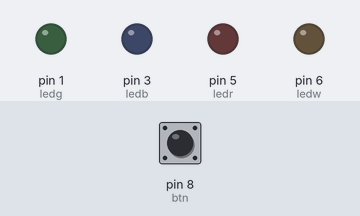
Recording of a program running on a simulated Arduino Uno, built with avr-gcc and run on an emulated ATmega328P. On the bench: output pins drawn as LEDs (lit = HIGH). Inputs (shaded band) come from the test bench; at power-on: pin 8 (btn) HIGH.

Above: at 1.2 s.
1.3 s: pin 8 (btn) pulled LOW for 0.15 s
At 2.1 s:
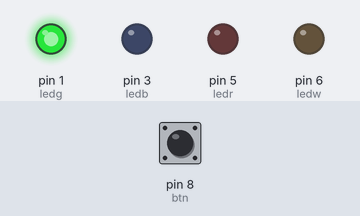
At 7.4 s:
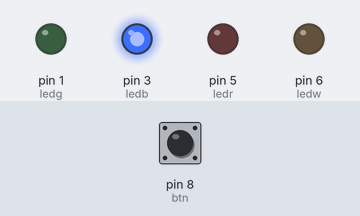
Timing chart, 0 to 19.4 s (numbered marks = the images above; inputs shaded):
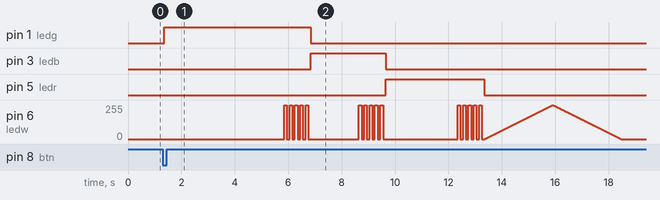

Measured:
- after the input at 1.3 s, pin 1 (ledg): LOW → HIGH after 0.05 s, → LOW 5.5 s later; pin 3 (ledb): LOW → HIGH after 5.6 s, → LOW 2.8 s later; pin 5 (ledr): LOW → HIGH after 8.4 s, → LOW 3.7 s later; pin 6 (ledw): 0/255 → 255/255 after 4.6 s, → 0/255 0.10 s later, → 255/255 0.10 s later, → 0/255 0.10 s later, … (540 changes in this stretch)

The program:

main.cpp
```cpp
#include <Arduino.h>

#define ledw 6   // LED branco
#define ledr 5   // LED vermelho
#define ledb 3   // LED azul
#define ledg 1   // LED verde
#define btn 8    // Botão
#define maximo 255
#define minimo 0

#define tempo_verde 5000
#define tempo_azul 2000
#define tempo_vermelho 3000

bool ultimoEstadoBotao = HIGH;
bool botaoPressionado = false;

void setup() {
  pinMode(ledw, OUTPUT);
  pinMode(ledr, OUTPUT);
  pinMode(ledb, OUTPUT);
  pinMode(ledg, OUTPUT);
  pinMode(btn, INPUT_PULLUP); // Usa pull-up interno, botão ligado ao GND
}

void piscar(int led, int tempo, int vezes) {
  for (int i = 0; i < vezes; i++) {
    digitalWrite(led, HIGH);
    delay(tempo);
    digitalWrite(led, LOW);
    delay(tempo);
  }
}

void acenderEApagar(int led, int tempo) {
  // Fade in
  for (int i = minimo; i <= maximo; i++) {
    analogWrite(led, i);
    delay(tempo);
  }
  // Fade out
  for (int i = maximo; i >= minimo; i--) {
    analogWrite(led, i);
    delay(tempo);
  }
}

void apagarTodos() {
  digitalWrite(ledg, LOW);
  digitalWrite(ledb, LOW);
  digitalWrite(ledr, LOW);
  digitalWrite(ledw, LOW);
}

void sequencia() {
  // Verde
  digitalWrite(ledg, HIGH);
  delay(tempo_verde * 0.9);  // 90% do tempo
  piscar(ledw, 100, 5);      // Pisca branco
  digitalWrite(ledg, LOW);

  // Azul
  digitalWrite(ledb, HIGH);
  delay(tempo_azul * 0.9);
  piscar(ledw, 100, 5);
  digitalWrite(ledb, LOW);

  // Vermelho
  digitalWrite(ledr, HIGH);
  delay(tempo_vermelho * 0.9);  // 90% do tempo
  piscar(ledw, 100, 5);         // Pisca branco
  digitalWrite(ledr, LOW);

  acenderEApagar(ledw, 10);

  apagarTodos();  // Apaga tudo no final
}

void loop() {
  bool estadoAtualBotao = digitalRead(btn);

  if (estadoAtualBotao == LOW && ultimoEstadoBotao == HIGH) {
    // Botão foi pressionado
    delay(50); // debounce
    if (digitalRead(btn) == LOW) {
      sequencia();
    }
  }

  ultimoEstadoBotao = estadoAtualBotao;
}
```
